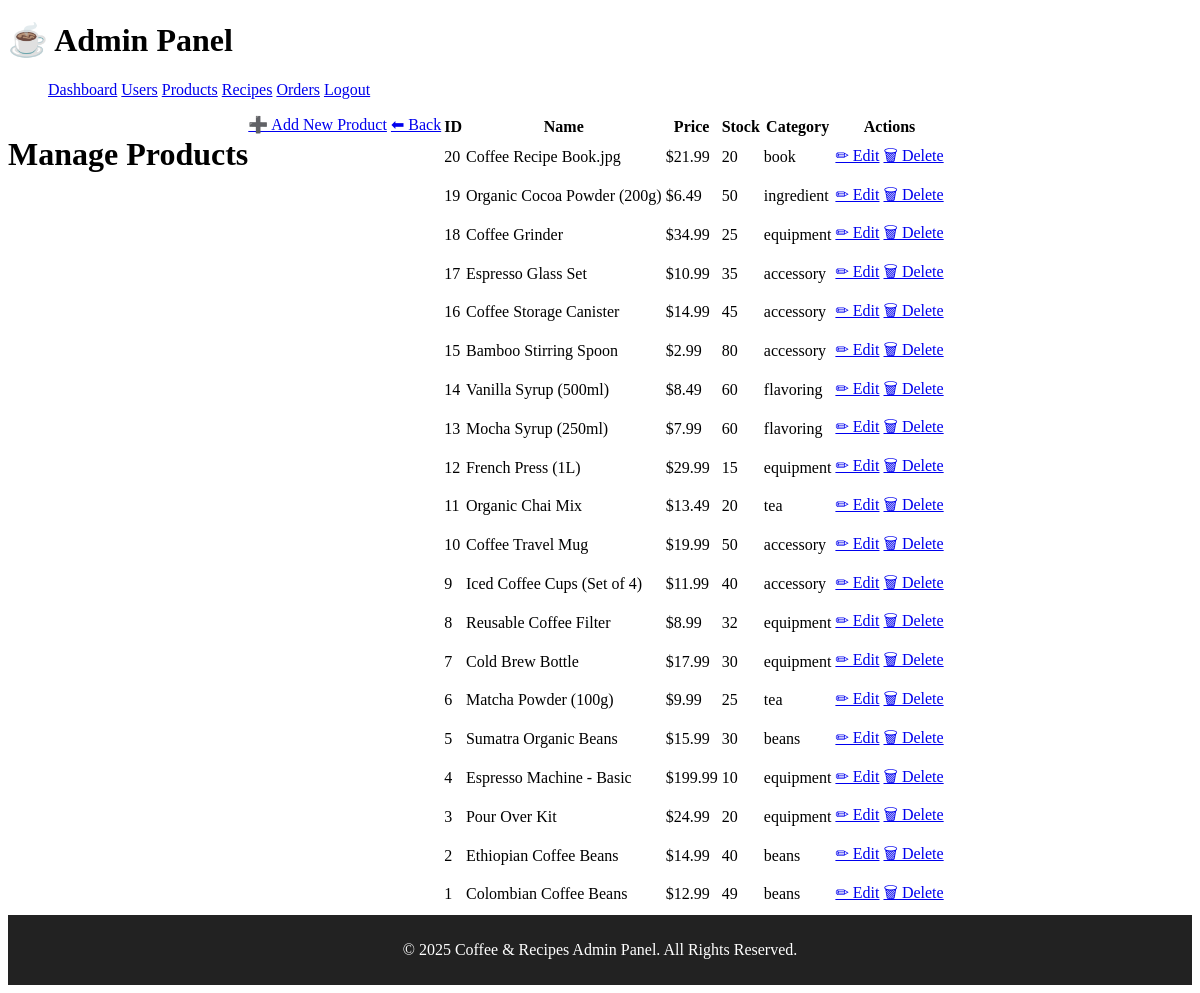
Page /admin/manage-products.php (signed in) on the committed database.
### tables this page shows
CREATE TABLE `products` (
  `id` int(11) NOT NULL,
  `name` varchar(100) NOT NULL,
  `description` text DEFAULT NULL,
  `price` decimal(10,2) NOT NULL,
  `category` varchar(50) NOT NULL,
  `stock` int(11) NOT NULL DEFAULT 0,
  `image_path` varchar(255) DEFAULT NULL,
  `options` text DEFAULT NULL,
  `created_at` timestamp NOT NULL DEFAULT current_timestamp(),
  `updated_at` timestamp NOT NULL DEFAULT current_timestamp() ON UPDATE current_timestamp()
);

### includes/db.php (called while the page is built, shortened)
<?php
class Database {
    private $host = DB_HOST;
    private $user = DB_USER;
    private $pass = DB_PASS;
    private $dbname = DB_NAME;
    private $dbh;
    private $stmt;
    public function __construct() {
        $dsn = 'mysql:host=' . $this->host . ';dbname=' . $this->dbname;
        $options = array(
            PDO::ATTR_PERSISTENT => true,
            PDO::ATTR_ERRMODE => PDO::ERRMODE_EXCEPTION
        );
        try {
            $this->dbh = new PDO($dsn, $this->user, $this->pass, $options);
        } catch(PDOException $e) {
            $this->error = $e->getMessage();
            echo $this->error;
        }
    }
    public function query($sql) {
        $this->stmt = $this->dbh->prepare($sql);
    }
    public function bind($param, $value, $type = null) {
        if (is_null($type)) {
            switch (true) {
                case is_int($value):
                    $type = PDO::PARAM_INT;
                    break;
            }
        }
        $this->stmt->bindValue($param, $value, $type);
    }
    public function execute() {
        return $this->stmt->execute();
    }
    public function resultSet() {
        $this->execute();
        return $this->stmt->fetchAll(PDO::FETCH_OBJ);
    }
}
?>

### admin/manage-products.php (the view, shortened to what this page needs)
<?php
require_once '../includes/config.php';
require_once '../includes/db.php';
$db = new Database();
$db->query("SELECT * FROM products ORDER BY id DESC");
$products = $db->resultSet();
?>
<h1>Manage Products</h1>
<div class="action-buttons">
  <a href="add-product.php" class="btn-small">➕ Add New Product</a>
  <a href="dashboard.php" class="btn-small">⬅ Back</a>
</div>
<table class="admin-table">
    <thead>
        <tr>
            <th>ID</th>
            <th>Name</th>
            <th>Price</th>
            <th>Stock</th>
            <th>Category</th>
            <th>Actions</th>
        </tr>
    </thead>
    <tbody>
        <?php if ($products): ?>
            <?php foreach ($products as $product): ?>
                <tr>
                    <td><?= $product->id ?></td>
                    <td><?= htmlspecialchars($product->name) ?></td>
                    <td>$<?= number_format($product->price, 2) ?></td>
                    <td><?= $product->stock ?></td>
                    <td><?= htmlspecialchars($product->category) ?></td>
                    <td>
                        <a href="edit-product.php?id=<?= $product->id ?>" class="btn btn-sm btn-edit">✏ Edit</a>
                        <a href="manage-products.php?delete=<?= $product->id ?>"
                           onclick="return confirm('Are you sure you want to delete this product?')"
                           class="btn btn-sm btn-delete">🗑 Delete</a>
                    </td>
                </tr>
            <?php endforeach; ?>
        <?php else: ?>
            <tr><td colspan="6">No products found.</td></tr>
        <?php endif; ?>
    </tbody>
</table>
<?php
$content = ob_get_clean();
include '../admin/admin-header.php';
echo $content;
include '../admin/admin-footer.php';
?>

### rows in the picture
products: id "20", name "Coffee Recipe Book.jpg", price "21.99", stock "20", category "book"
products: id "19", name "Organic Cocoa Powder (200g)", price "6.49", stock "50", category "ingredient"
products: id "18", name "Coffee Grinder", price "34.99", stock "25", category "equipment"
products: id "17", name "Espresso Glass Set", price "10.99", stock "35", category "accessory"
products: id "16", name "Coffee Storage Canister", price "14.99", stock "45", category "accessory"
products: id "15", name "Bamboo Stirring Spoon", price "2.99", stock "80", category "accessory"
products: id "14", name "Vanilla Syrup (500ml)", price "8.49", stock "60", category "flavoring"
products: id "13", name "Mocha Syrup (250ml)", price "7.99", stock "60", category "flavoring"
products: id "12", name "French Press (1L)", price "29.99", stock "15", category "equipment"
products: id "11", name "Organic Chai Mix", price "13.49", stock "20", category "tea"
products: id "10", name "Coffee Travel Mug", price "19.99", stock "50", category "accessory"
products: id "9", name "Iced Coffee Cups (Set of 4)", price "11.99", stock "40", category "accessory"
products: id "8", name "Reusable Coffee Filter", price "8.99", stock "32", category "equipment"
products: id "7", name "Cold Brew Bottle", price "17.99", stock "30", category "equipment"
products: id "6", name "Matcha Powder (100g)", price "9.99", stock "25", category "tea"
products: id "5", name "Sumatra Organic Beans", price "15.99", stock "30", category "beans"
products: id "4", name "Espresso Machine - Basic", price "199.99", stock "10", category "equipment"
products: id "3", name "Pour Over Kit", price "24.99", stock "20", category "equipment"
products: id "2", name "Ethiopian Coffee Beans", price "14.99", stock "40", category "beans"
products: id "1", name "Colombian Coffee Beans", price "12.99", stock "49", category "beans"
